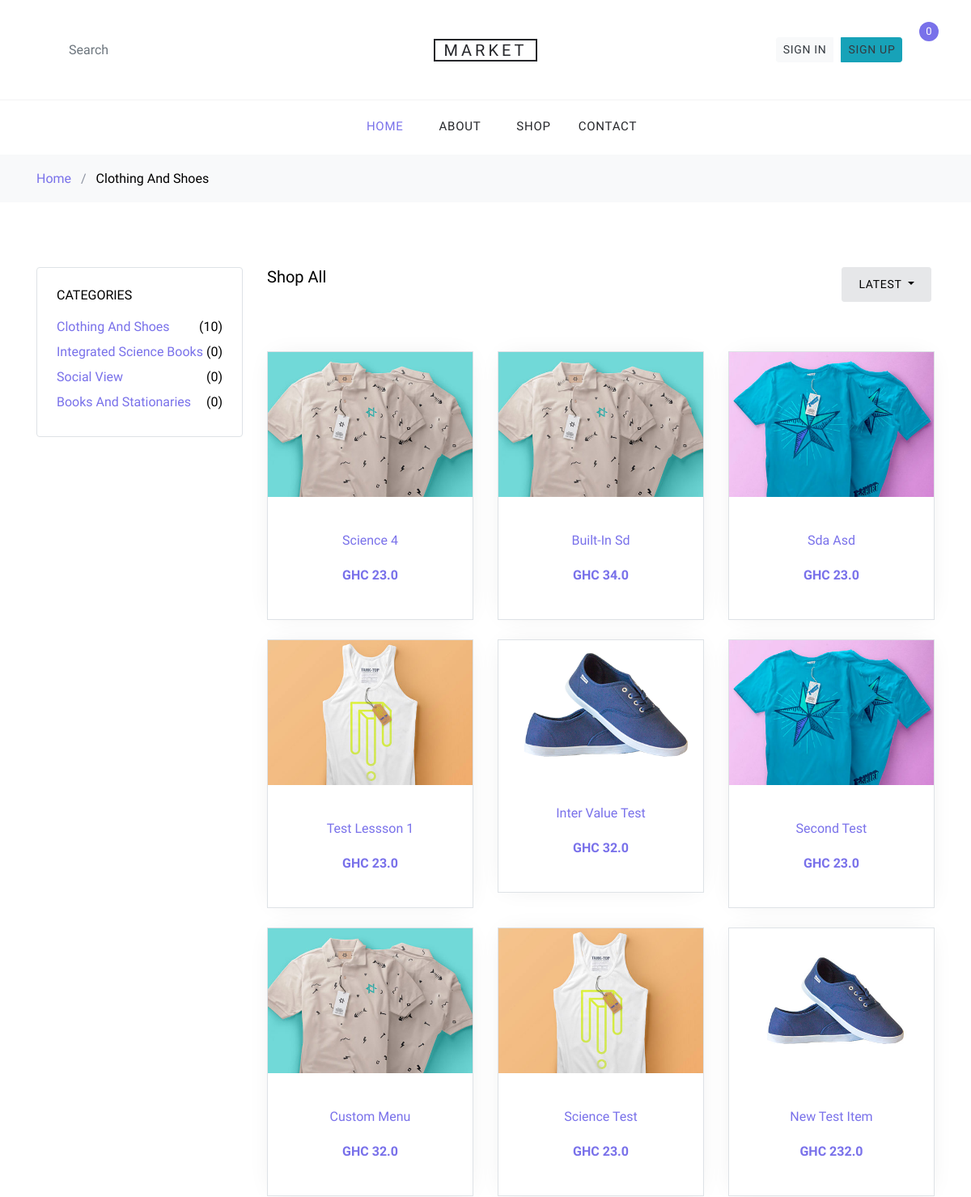
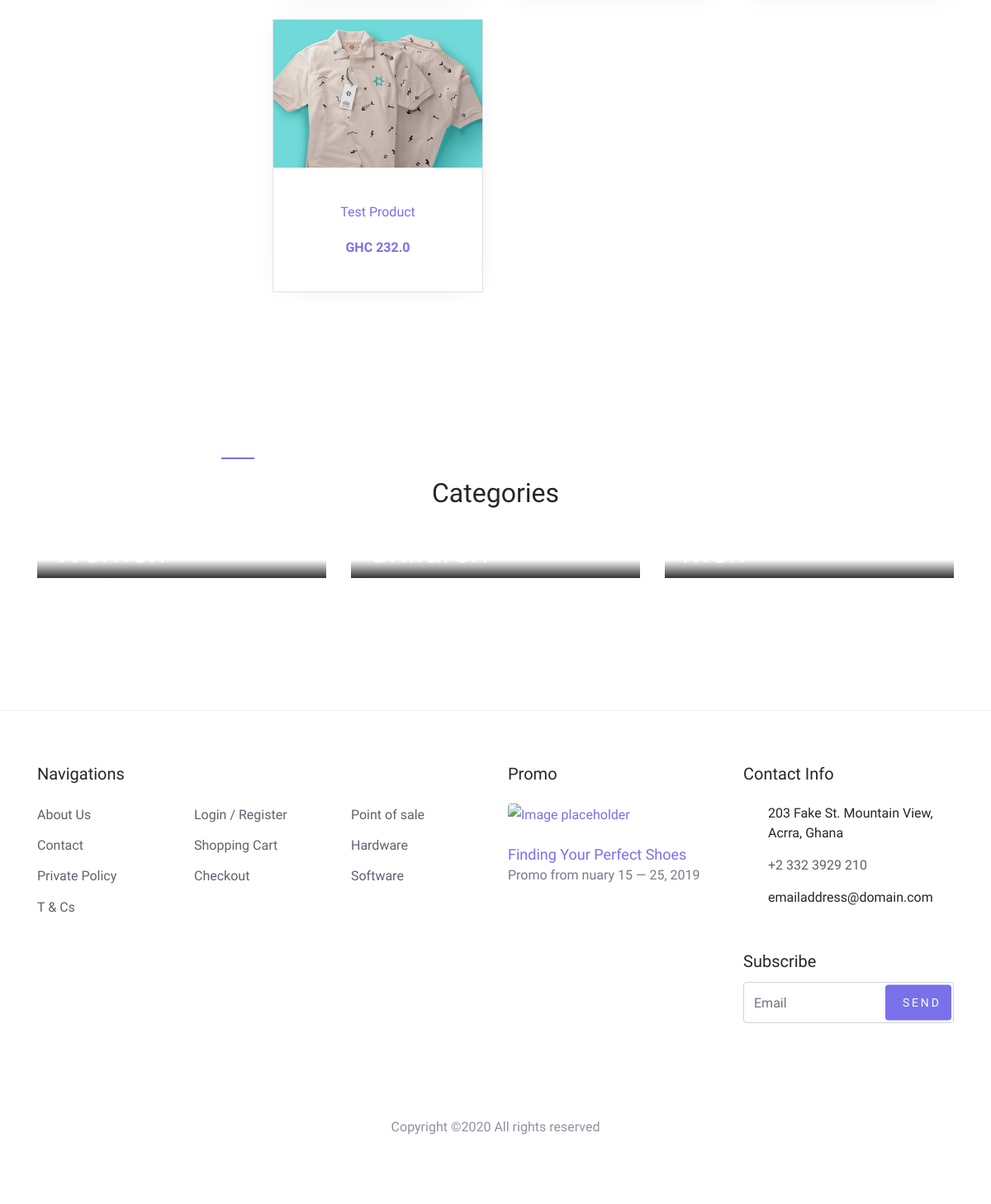
Screenshot of /shop/category/1/ with the database file from the repository (2 pictures, top to bottom).
### shop/models/item_categories.py (models this page shows, shortened)
class ItemCategory(models.Model):
    name = models.CharField(max_length=40)
    description = models.TextField(blank=True, null=True)
    image = models.ImageField(upload_to="media/images/categories/", blank=True, null=True)
    date_created = models.DateTimeField(auto_now_add=True)
    items = models.ManyToManyField(Item, related_name='category', blank=True)
    sub_category = models.ManyToManyField('self', related_name="parent_category", blank=True)

### shop/models/item.py (models this page shows, shortened)
class Item(models.Model):
    title = models.CharField(max_length=100)
    price = models.FloatField()
    discount_price = models.FloatField(blank=True, null=True)
    description = models.TextField()
    image = models.ImageField(upload_to='media/images/items/', blank=True, null=True)
    date_added = models.DateTimeField(auto_now_add=True)
    total_in_stock = models.IntegerField(default=1)
    def get_product_pic_url(self):
        return None if not self.image else self.image.url
    class Meta:
        ordering = ['-date_added']

### shop/views/products.py (the view)
# urls.py: path('category/<int:category_id>/', views.get_category_detail, name="category"),
def get_category_detail(request, category_id):
    template_name = "shop/shop.html"
    if request.method == 'GET':
        page = request.GET.get("page", 1)
        try:
            category = ItemCategory.objects.get(id=category_id)
        except ItemCategory.DoesNotExist:
            return HttpResponseRedirect(reverse('shop:home'))
        products_paginator = Paginator(category.items.all(), 40)
        try:
            products_page = products_paginator.page(page)
        except PageNotAnInteger:
            products_page = products_paginator.page(1)
        except EmptyPage:
            products_page = products_paginator.page(products_paginator.num_pages)
        context = {
            "categories": ItemCategory.objects.all(),
            "category": category,
            "products": products_page,
            "user_order": Order.get_user_pending_order(request.user)
        }
        return render(request, template_name, context)

### shop/models/order.py (called while the page is built)
    @classmethod
    def get_user_pending_order(cls, user=None):
        if user.is_authenticated:
            order_qs = cls.objects.filter(user=user, order_status=cls.ORDER_PENDING)
            return order_qs[0] if order_qs.exists() else None
        return None

### shop/templates/shop/shop.html (shortened to what this page needs)
{% extends 'base.html' %}
{% load static %}
{% block content %}
<div class="bg-light py-3">
    <div class="container">
        <div class="row">
            <div class="col-md-12 mb-0"><a href="{% url 'shop:home' %}">Home</a>
                <span class="mx-2 mb-0">/</span> <strong class="text-black">{{category.name|title}}</strong>
            </div>
        </div>
    </div>
</div>
<div class="site-section">
    <div class="container">
        <div class="row mb-5">
          <div class="col-md-9 order-2">
              <div class="row">
                  <div class="col-md-12 mb-5">
                      <div class="float-md-left mb-4"><h2 class="text-black h5">Shop All</h2></div>
                      <div class="d-flex">
                          <div class="dropdown mr-1 ml-md-auto">
                              <button type="button" class="btn btn-secondary btn-sm dropdown-toggle" id="dropdownMenuOffset"
                                      data-toggle="dropdown" aria-haspopup="true" aria-expanded="false">
                                  Latest
                              </button>
                          </div>
                      </div>
                  </div>
              </div>
              <div class="row mb-5">
                  {% for product in products %}
                  <div class="col-sm-6 col-lg-4 mb-4" data-aos="fade-up">
                      <div class="block-4 text-center border">
                          <figure class="block-4-image">
                              <a href="{% url 'shop:product_detail' product_id=product.id %}">
                                  <img src="{{product.get_product_pic_url}}" alt="product Image" class="img-fluid">
                              </a>
                          </figure>
                          <div class="block-4-text p-4">
                              <p><a class="text-primary" href="{% url 'shop:product_detail' product_id=product.id %}">{{product.title|title}}</a></p>
                              <p class="text-primary font-weight-bold">GHC {{product.price}}</p>
                          </div>
                      </div>
                  </div>
                  {% endfor %}
              </div>
          </div>
            <div class="col-md-3 order-1 mb-5 mb-md-0">
                <div class="border p-4 rounded mb-4">
                    <h3 class="mb-3 h6 text-uppercase text-black d-block">Categories</h3>
                    <ul class="list-unstyled mb-0">
                        {% for category in categories %}
                        <li class="mb-1">
                            <a href="{% url 'shop:category' category_id=category.id %}" class="d-flex">
                                <span>{{category.name|title}}</span>
                                <span class="text-black ml-auto">({{category.items.all|length}})</span>
                            </a>
                        </li>
                        {% endfor %}
                    </ul>
                </div>
            </div>
        </div>
        <div class="row">
          <div class="col-md-12">
            <div class="site-section site-blocks-2">
                <div class="row justify-content-center text-center mb-5">
                  <div class="col-md-7 site-section-heading pt-4">
                    <h2>Categories</h2>
                  </div>
                </div>
                <div class="row">
                  <div class="col-sm-6 col-md-6 col-lg-4 mb-4 mb-lg-0" data-aos="fade" data-aos-delay="">
                    <a class="block-2-item" href="#">
                      <figure class="image">
                      </figure>
                      <div class="text">
                        <span class="text-uppercase">Collections</span>
                        <h3>Women</h3>
                      </div>
                    </a>
                  </div>
                  <div class="col-sm-6 col-md-6 col-lg-4 mb-5 mb-lg-0" data-aos="fade" data-aos-delay="100">
                    <a class="block-2-item" href="#">
                      <figure class="image">
                      </figure>
                      <div class="text">
                        <span class="text-uppercase">Collections</span>
                        <h3>Children</h3>
                      </div>
                    </a>
                  </div>
                  <div class="col-sm-6 col-md-6 col-lg-4 mb-5 mb-lg-0" data-aos="fade" data-aos-delay="200">
                    <a class="block-2-item" href="#">
                      <figure class="image">
                      </figure>
                      <div class="text">
                        <span class="text-uppercase">Collections</span>
                        <h3>Men</h3>
                      </div>
                    </a>
                  </div>
                </div>
            </div>
          </div>
        </div>
      </div>
    </div>
{% endblock content %}

### users/static/css/style.css (style rules this page uses)
body { line-height: 1.7; color: #8c92a0; font-weight: 300; font-size: 16px; }
a { -webkit-transition: .3s all ease; -o-transition: .3s all ease; transition: .3s all ease; }
.text-black { color: #000; }
.btn { text-transform: uppercase; position: relative; -webkit-transition: 0.2s all ease-in-out !important; -o-transition: 0.2s all ease-in-out !important; transition: 0.2s all ease-in-out !important; top: 0; letter-spacing: .05em; }
.btn.btn-secondary { background-color: #e6e7e9; border-color: #e6e7e9; color: #000; }
.btn.btn-sm { font-size: 14px !important; padding: 10px 20px !important; }
.site-section { padding: 2.5em 0; }
@media (min-width: 768px) { .site-section { padding: 5em 0; } }
.site-section-heading { font-size: 30px; color: #25262a; position: relative; }
.site-section-heading:before { content: ""; left: 0%; top: 0; position: absolute; width: 40px; height: 2px; background: #7971ea; }
.site-blocks-2 .block-2-item { display: block; position: relative; }
.site-blocks-2 .block-2-item:before { z-index: 1; content: ''; position: absolute; top: 0; right: 0; bottom: 0; left: 0; background: -moz-linear-gradient(top, transparent 0%, transparent 18%, rgba(0, 0, 0, 0.8) 99%, rgba(0, 0, 0, 0.8) 100%); background: -webkit-linear-gradient(top, transparent 0%, transparent 18%, rgba(0, 0, 0, 0.8) 99%, rgba(0, 0, 0, 0.8) 100%); background: -webkit-gradient(linear, left top, left bottom, from(transparent), color-stop(18%, transparent), color-stop(99%, rgba(0, 0, 0, 0.8)), to(rgba(0, 0, 0, 0.8))); background: -o-linear-gradient(top, transparent 0%, transparent 18%, rgba(0, 0, 0, 0.8) 99%, rgba(0, 0, 0, 0.8) 100%); background: linear-gradient(to bottom, transparent 0%, transparent 18%, rgba(0, 0, 0, 0.8) 99%, rgba(0, 0, 0, 0.8) 100%); filter: progid:DXImageTransform.Microsoft.gradient( startColorstr='#00000000', endColorstr='#cc000000',GradientType=0 ); }
.site-blocks-2 .block-2-item .image { position: relative; margin-bottom: 0; overflow: hidden; }
.site-blocks-2 .block-2-item .text { z-index: 2; bottom: 0; padding-left: 20px; position: absolute; width: 100%; }
.site-blocks-2 .block-2-item .text > span, .site-blocks-2 .block-2-item .text h3 { color: #fff; }
.site-blocks-2 .block-2-item .text > span { font-size: 12px; letter-spacing: .1em; font-weight: 900; }
.site-blocks-2 .block-2-item .text h3 { font-size: 40px; }
.block-4 { -webkit-box-shadow: 0 0 30px -10px rgba(0, 0, 0, 0.1); box-shadow: 0 0 30px -10px rgba(0, 0, 0, 0.1); background: #fff; }

### rows the page displays
ItemCategory: name "Clothing And Shoes", items.all|length "10"
Item: get_product_pic_url (picture), title "Science 4", price "23.0"
Item: get_product_pic_url (picture), title "Built-In Sd", price "34.0"
Item: get_product_pic_url (picture), title "Sda Asd", price "23.0"
Item: get_product_pic_url (picture), title "Test Lessson 1", price "23.0"
Item: get_product_pic_url (picture), title "Inter Value Test", price "32.0"
Item: get_product_pic_url (picture), title "Second Test", price "23.0"
Item: get_product_pic_url (picture), title "Custom Menu", price "32.0"
Item: get_product_pic_url (picture), title "Science Test", price "23.0"
Item: get_product_pic_url (picture), title "New Test Item", price "232.0"
Item: get_product_pic_url (picture), title "Test Product", price "232.0"
ItemCategory: name "Integrated Science Books", items.all|length "0"
ItemCategory: name "Social View", items.all|length "0"
ItemCategory: name "Books And Stationaries", items.all|length "0"
